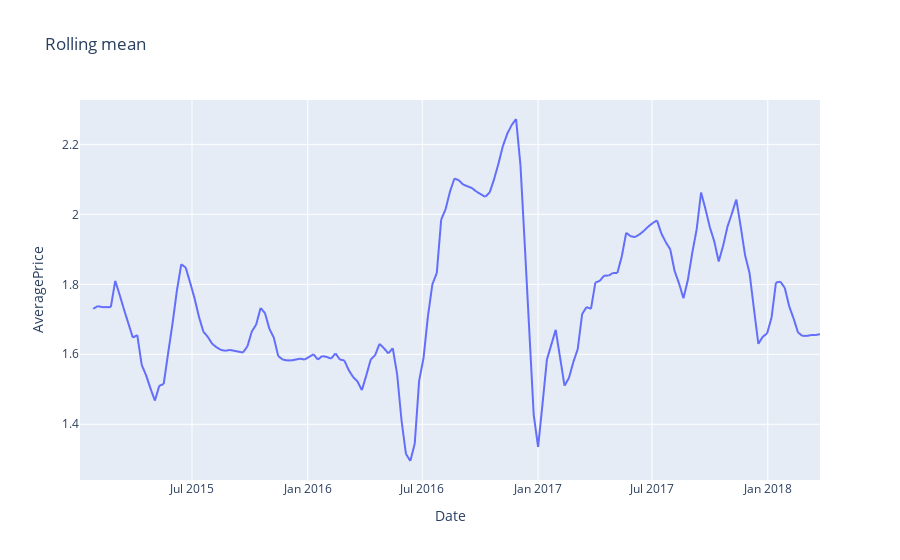

Notebook cell for this chart:
### Code cell
ax_rolling = avocado_full.copy(deep = True) # скопируем датафрейм в новую переменную

# Отберем только те записи, где type = organic и region = Chicago
# Перезапишем в колонку AveragePrice нового датафрейма скользящее среднее

ax_rolling['AveragePrice'] = ax_rolling \
                                        .query('type == "organic" and region == "Chicago"') \
                                        .AveragePrice \
                                        .rolling(4) \
                                        .mean()


# Построение графика

fig = px.line(ax_rolling, x = ax_rolling.index, y = "AveragePrice", title = 'Rolling mean') 
fig.show()

### Figure 1 — Plotly figure (JSON) as saved in the notebook; plotly's stock layout.template omitted (floating-point values rounded to 4 significant figures; data arrays with more than 128 entries replaced by an {"elided": "..."} marker saying what was removed)
{"data": [{"hovertemplate": "Date=%{x}<br>AveragePrice=%{y}<extra></extra>", "legendgroup": "", "line": {"color": "#636efa", "dash": "solid"}, "marker": {"symbol": "circle"}, "mode": "lines", "name": "", "showlegend": false, "type": "scattergl", "x": {"elided": "18249 str values"}, "xaxis": "x", "y": {"elided": "18249 float values"}, "yaxis": "y"}], "layout": {"legend": {"tracegroupgap": 0}, "title": {"text": "Rolling mean"}, "xaxis": {"anchor": "y", "domain": [0, 1], "title": {"text": "Date"}}, "yaxis": {"anchor": "x", "domain": [0, 1], "title": {"text": "AveragePrice"}}}}
